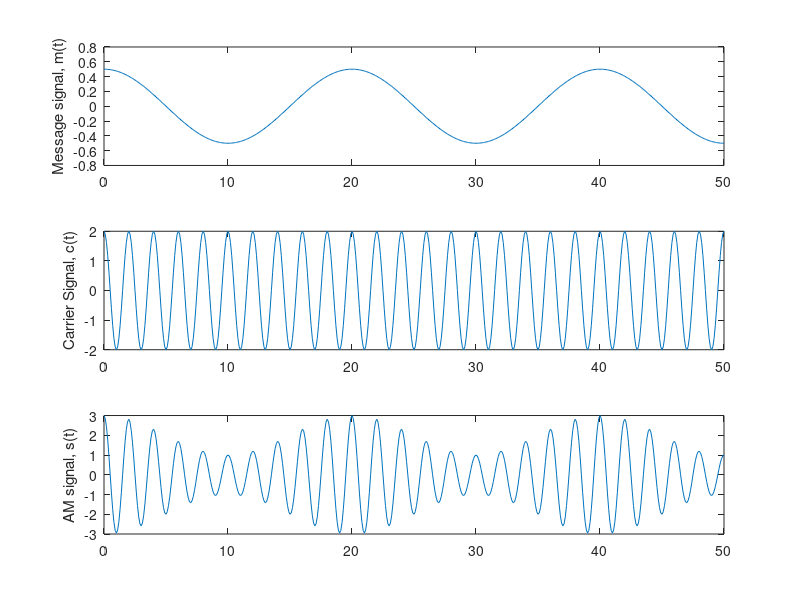

MATLAB code for this plot:
clc;
clear all;
close all;

    A_c=2;     % Carrier amplitude
    f_c=0.5;   % Carrier frequency
    A_m=0.5;   % Message signal amplitude
    f_m=0.05;  % Message signal frequency
    F_s=100;   % Sampling rate/frequency
    m=1;       % Amplitude Sensitivity

    t=[0:0.1:50];                % defining the time range & disseminating it into samples
    c_t=A_c*cos(2*pi*f_c*t);     % defining the carrier signal wave
    m_t=A_m*cos(2*pi*f_m*t);     % defining the message signal
    s_t=c_t.*(1+m*m_t);          % Amplitude Modulated wave, according to the standard definition

    subplot(3,1,1);             % Divide the figure into 3 rows, 1 column, and use the 1st section
    plot(t, m_t);                  % Plotting the message signal wave
    ylabel('Message signal, m(t)');

    subplot(3,1,2);             % Divide the figure into 3 rows, 1 column, and use the 2nd section
    plot(t, c_t);                  % Plotting the carrier signal wave
    ylabel('Carrier Signal, c(t)');

    subplot(3,1,3);             % Divide the figure into 3 rows, 1 column, and use the 3rd section
    plot(t,s_t);                  % Plotting the amplitude modulated wave
    ylabel('AM signal, s(t)');